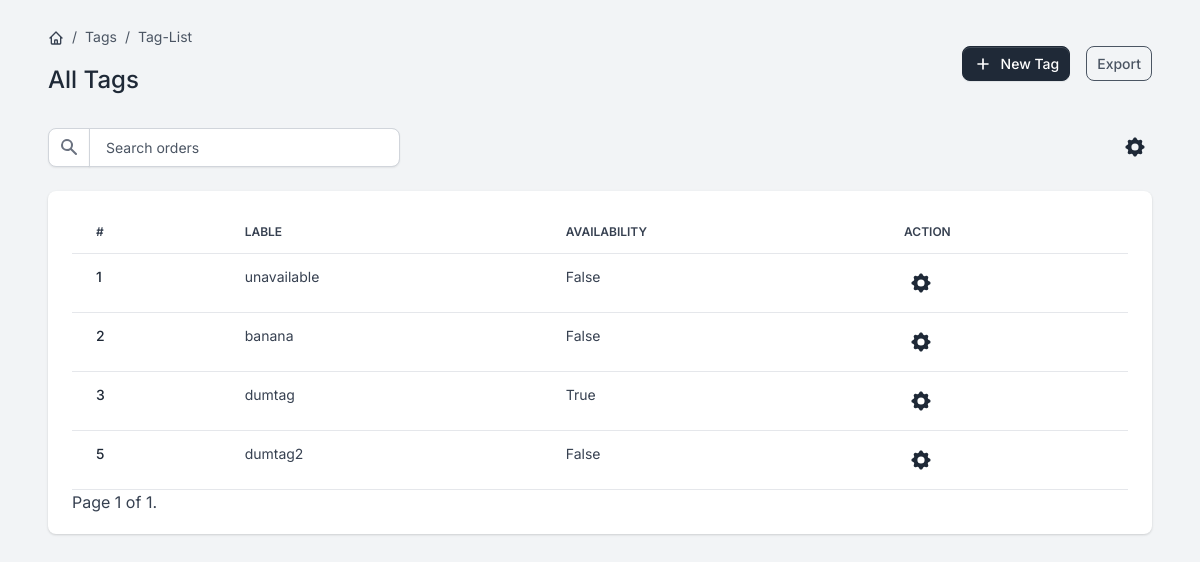
The app's page /tags/ (signed in), older data.
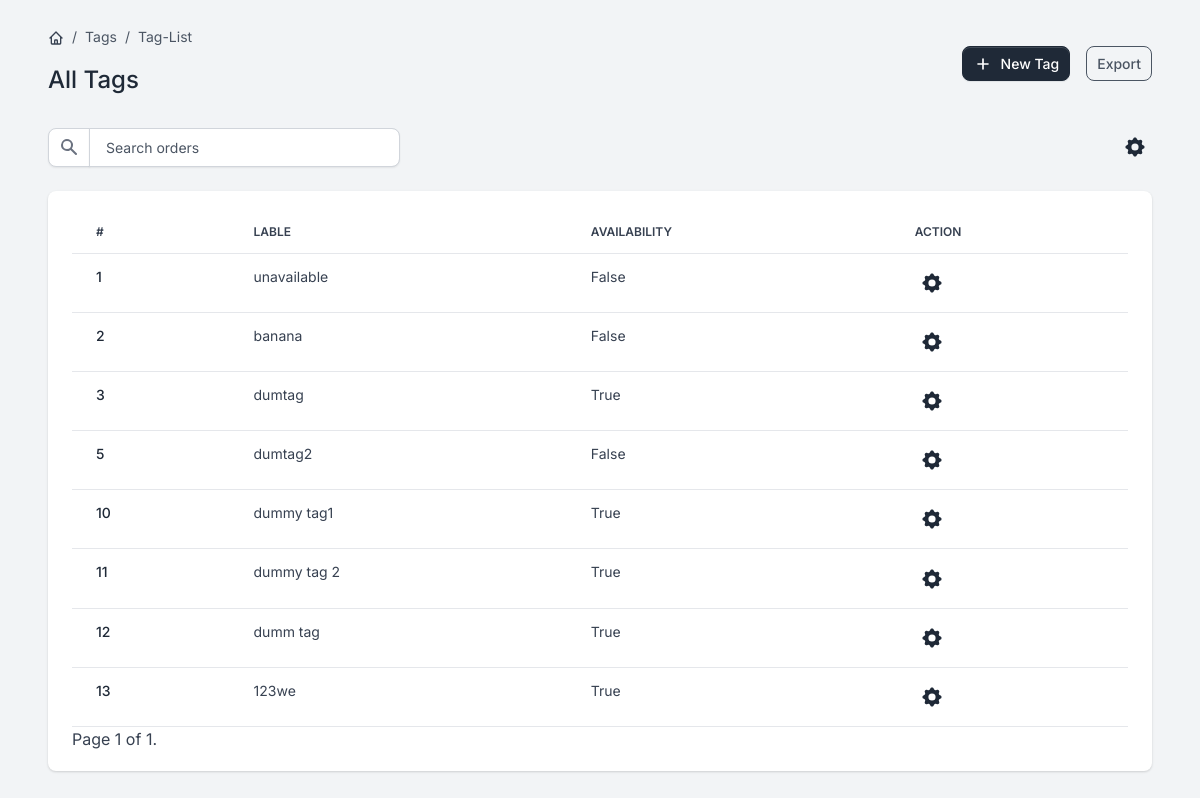
The same page, newer data.
### tag/models.py (models this page shows, shortened)
class Tag(BaseModel):
    label = models.CharField(max_length=255)
    available = models.BooleanField(default=True)

### tag/views.py (the view)
# urls.py: path('', views.TagListView.as_view(), name='tag'),
class TagListView(StaffSuperuserRequiredMixin, ListView):
    model = Tag
    template_name = 'Tag_ListTemplate.html'
    context_object_name = 'tags'
    paginate_by = 10

### core/models.py (called while the page is built)
    def get_queryset(self):
        return super().get_queryset().filter(deleted_at__isnull=True)

### tag/views.py (called while the page is built)
    def test_func(self):
        return self.request.user.is_staff or self.request.user.is_superuser

### templates/Tag_ListTemplate.html (shortened to what this page needs)
{% extends "base.html" %}
{% block content %}
  <div class="d-flex justify-content-between flex-wrap flex-md-nowrap align-items-center py-4 mx-5">
      <div class="d-block mb-4 mb-md-0">
          <nav aria-label="breadcrumb" class="d-none d-md-inline-block">
              <ol class="breadcrumb breadcrumb-dark breadcrumb-transparent">
                  <li class="breadcrumb-item">
                      <a href="{% url 'core:home' %}">
                      </a>
                  </li>
                  <li class="breadcrumb-item active" aria-current="page">Tags</li>
                  <li class="breadcrumb-item active" aria-current="page">Tag-List</li>
              </ol>
          </nav>
          <h2 class="h4">All Tags</h2>
      </div>
      <div class="btn-toolbar mb-2 mb-md-0">
          <a href="{% url 'tags:create-tag' %}" class="btn btn-sm btn-gray-800 d-inline-flex align-items-center">
              <svg class="icon icon-xs me-2" fill="none" stroke="currentColor" viewBox="0 0 24 24" xmlns="http://www.w3.org/2000/svg"><path stroke-linecap="round" stroke-linejoin="round" stroke-width="2" d="M12 6v6m0 0v6m0-6h6m-6 0H6"></path></svg>
              New Tag
          </a>
          <div class="btn-group ms-2 ms-lg-3">
              <button type="button" class="btn btn-sm btn-outline-gray-600">Export</button>
          </div>
      </div>
  </div>
  <div class="table-settings mb-4 mx-5">
      <div class="row align-items-center justify-content-between">
          <div class="col col-md-6 col-lg-3 col-xl-4">
              <div class="input-group me-2 me-lg-3 fmxw-400">
                  <span class="input-group-text">
                  </span>
                  <input type="text" class="form-control" placeholder="Search orders">
              </div>
          </div>
          <div class="col-4 col-md-2 col-xl-1 ps-md-0 text-end">
              <div class="dropdown">
                  <button class="btn btn-link text-dark dropdown-toggle dropdown-toggle-split m-0 p-1" data-bs-toggle="dropdown" aria-haspopup="true" aria-expanded="false">
                  </button>
              </div>
          </div>
      </div>
  </div>
  <div class="card card-body border-0 shadow table-wrapper table-responsive mx-5">
      <table class="table table-hover">
          <thead>
              <tr>
                  <th class="border-gray-200">#</th>
                  <th class="border-gray-200">Lable</th>
                  <th class="border-gray-200">Availability</th>
                  <th class="border-gray-200">Action</th>
              </tr>
          </thead>
          <tbody>
              {% for tag in tags %}
              <tr>
                  <td>
                      <a href="#" class="fw-bold">
                          {{ tag.id }}
                      </a>
                  </td>
                  <td>
                      <span class="fw-normal">{{ tag.label }}</span>
                  </td>
                  <td><span class="fw-normal">{{ tag.available }}</span></td>
<td class="flex justify-content-center">
     <div class="col-4 col-md-2 col-xl-1 ps-md-0 text-end">
              <div class="dropdown">
                  <button class="btn btn-link text-dark dropdown-toggle dropdown-toggle-split m-0 p-1" data-bs-toggle="dropdown" aria-haspopup="true" aria-expanded="false">
                  </button>
              </div>
          </div>
</td>
              </tr>
          {% endfor %}
          </tbody>
      </table>
<div>
  <span>
    <span>
      Page {{ page_obj.number }} of {{ page_obj.paginator.num_pages }}.
    </span>
  </span>
</div>
  </div>
{% endblock content %}

Row changes from the older to the newer data that the page shows:
added Tag: id "10", label "dummy tag1", available "True"
added Tag: id "11", label "dummy tag 2", available "True"
added Tag: id "12", label "dumm tag", available "True"
added Tag: id "13", label "123we", available "True"
